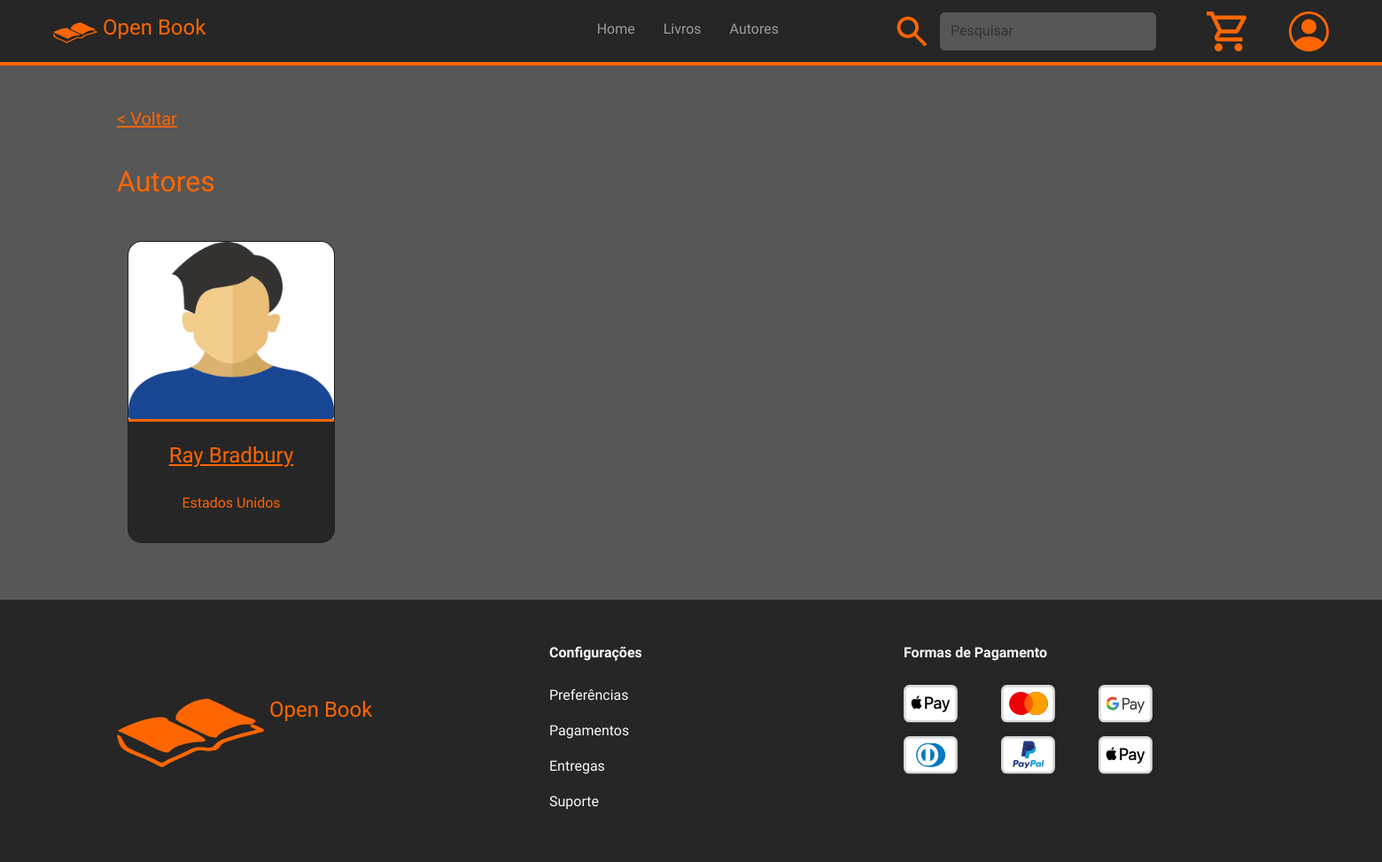
Page /views/verAutores.php on the earlier database version.
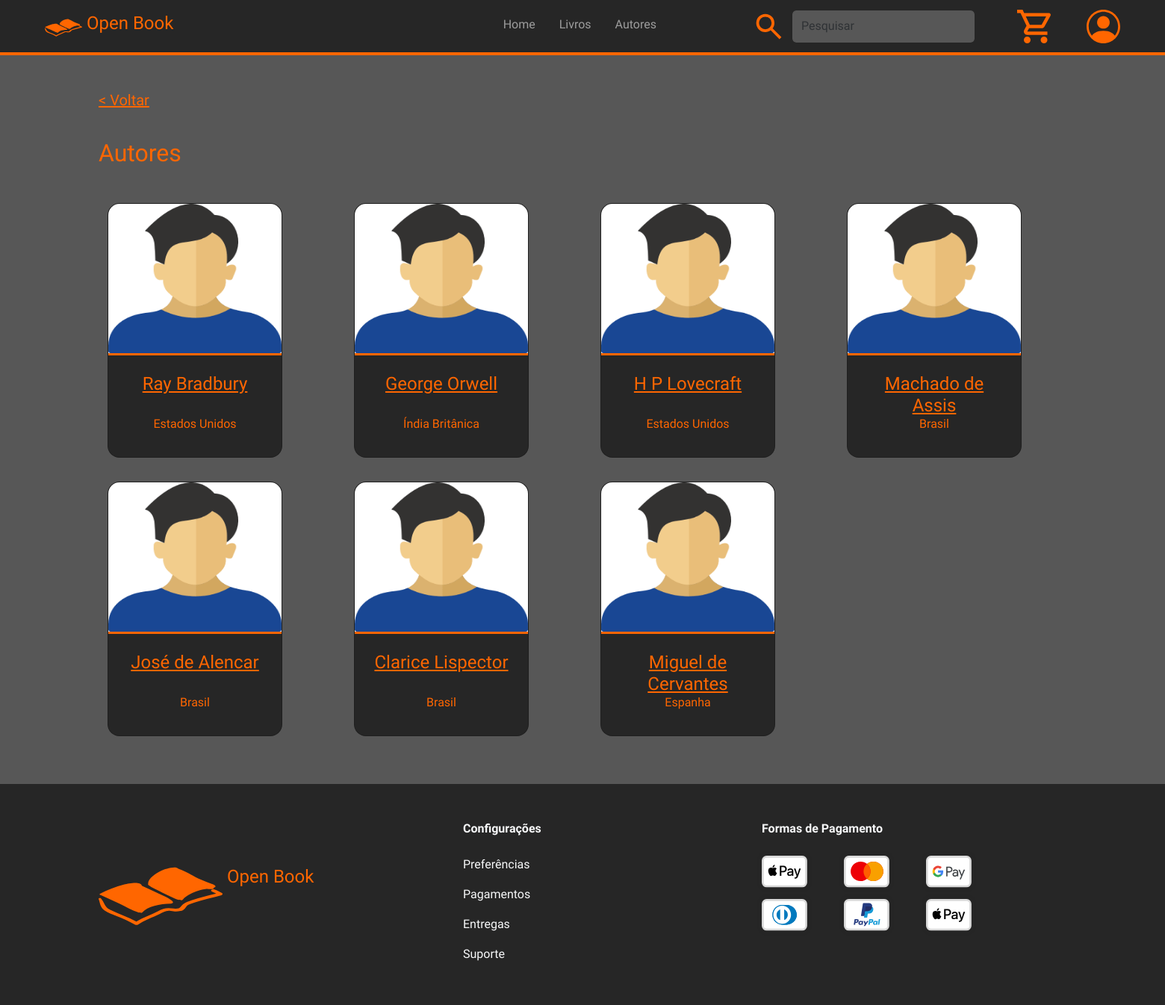
Same page on the later database version.
### tables this page shows
CREATE TABLE `autor` (
  `cod_autor` int(11) NOT NULL,
  `nome_autor` varchar(60) NOT NULL,
  `biografia_autor` varchar(2000) NOT NULL,
  `data_nascimento_autor` date NOT NULL,
  `data_falecimento_autor` date DEFAULT NULL,
  `nacionalidade_autor` varchar(35) DEFAULT NULL
);

### connection/conexao.php (called while the page is built, shortened)
<?php
    class Conexao {
        private $host = "localhost";
        private $usuario = "root";
        private $senha = "";
        private $banco = "db_livraria";
        private $conexao;
        public function __construct() {
            $this->conexao = new mysqli($this->host, $this->usuario, $this->senha, $this->banco);
        }
        public function getConexao() {
            return $this->conexao;
        }
    }
?>

### controllers/autorController.php (called while the page is built, shortened)
<?php
require_once $_SERVER['DOCUMENT_ROOT'] . '/Projeto_Livraria_Web/src/models/autor.php';
class AutorController {
    private $autor;
    public function __construct() {
        $this->autor = new Autor();
    }
    public function listar(){
        return $this->autor->listar();
    }
}
?>

### models/autor.php (called while the page is built, shortened)
<?php
require_once $_SERVER['DOCUMENT_ROOT'] . '/Projeto_Livraria_Web/src/connection/conexao.php';
class Autor {
    private $conexao;
    public function __construct() {
        $this->conexao = new Conexao();
    }
    public function listar() {
        $sql = "SELECT * FROM autor";
        $stmt = $this->conexao->getConexao()->prepare($sql);
        $stmt->execute();
        $result = $stmt->get_result();
        $autores = [];
        while ($autor = $result->fetch_assoc()) {
            $autores[] = $autor;
        }
        return $autores;
    }
}
?>

### views/verAutores.php (the view, shortened to what this page needs)
<?php
require_once $_SERVER['DOCUMENT_ROOT'] . "/Projeto_Livraria_Web/src/controllers/autorController.php";
?>
<!DOCTYPE html>
<html lang="en">
<head>
    <link rel="stylesheet" href="../assets/scss/main.css">
</head>
<body class="background-dark-light overflow-x-hidden">
    <?php require_once '../components/header.php' ?>
    <div class="container mt-sm-5 text-light">
        <div class="row">
            <div class="col text-start">
                <h5><a href="javascript:history.back()" class="link-warning">
                        < Voltar</a>
                </h5>
            </div>
        </div>
        <div class="row mt-sm-3 justify-content-between">
            <div class="col mt-sm-3 text-start lexend-title-semibold">
                <h2 class="text-warning">Autores</h2>
            </div>
        </div>
        <div class="row row-cols-md-4 row-cols-1 justify-content-start text-light mt-sm-4">
            <?php
                $autorController = new AutorController();
                $autores = $autorController->listar();
                foreach ($autores as $autor) { ?>
                    <div class="col-sm-3 col-12 mb-sm-3 mb-2">
                        <div class="row book-carousel mx-auto mt-3 column-gap-0">
                            <div class="col">
                                <div class="card book-card bg-dark rounded-4 overflow-hidden">
                                    <div class="row border-bottom border-3 border-warning bg-white">
                                        <img src="../assets/imgs/static/autorplaceholder.png" alt="author image" class="mx-auto book-card-image" style="cursor: pointer" onclick="location.href = 'http://localhost/Projeto_Livraria_Web/src/views/autorpag.php?acao=semacao&codAutor=<?php echo $autor['cod_autor']; ?>';">
                                    </div>
                                    <div class="row mx-1">
                                        <div class="card-body text-white text-center">
                                            <a href="autorpag.php?acao=semacao&codAutor=<?php echo $autor['cod_autor']; ?>" class="link-warning"><h4 class="card-title book-card-title mt-2 text-warning"><?php echo $autor['nome_autor']; ?></h4></a>
                                            <p class="text-warning"><?php echo $autor['nacionalidade_autor']; ?></p>
                                        </div>
                                    </div>
                                </div>
                            </div>
                        </div>
                    </div>
            <?php } ?>
        </div>
    </div>
</body>
<?php require_once '../components/footer.php' ?>
</html>

Differences in the rows shown:
added autor: nome_autor "George Orwell", nacionalidade_autor "Índia Britânica"
added autor: nome_autor "H P Lovecraft", nacionalidade_autor "Estados Unidos"
added autor: nome_autor "Machado de Assis", nacionalidade_autor "Brasil"
added autor: nome_autor "José de Alencar", nacionalidade_autor "Brasil"
added autor: nome_autor "Clarice Lispector", nacionalidade_autor "Brasil"
added autor: nome_autor "Miguel de Cervantes", nacionalidade_autor "Espanha"
